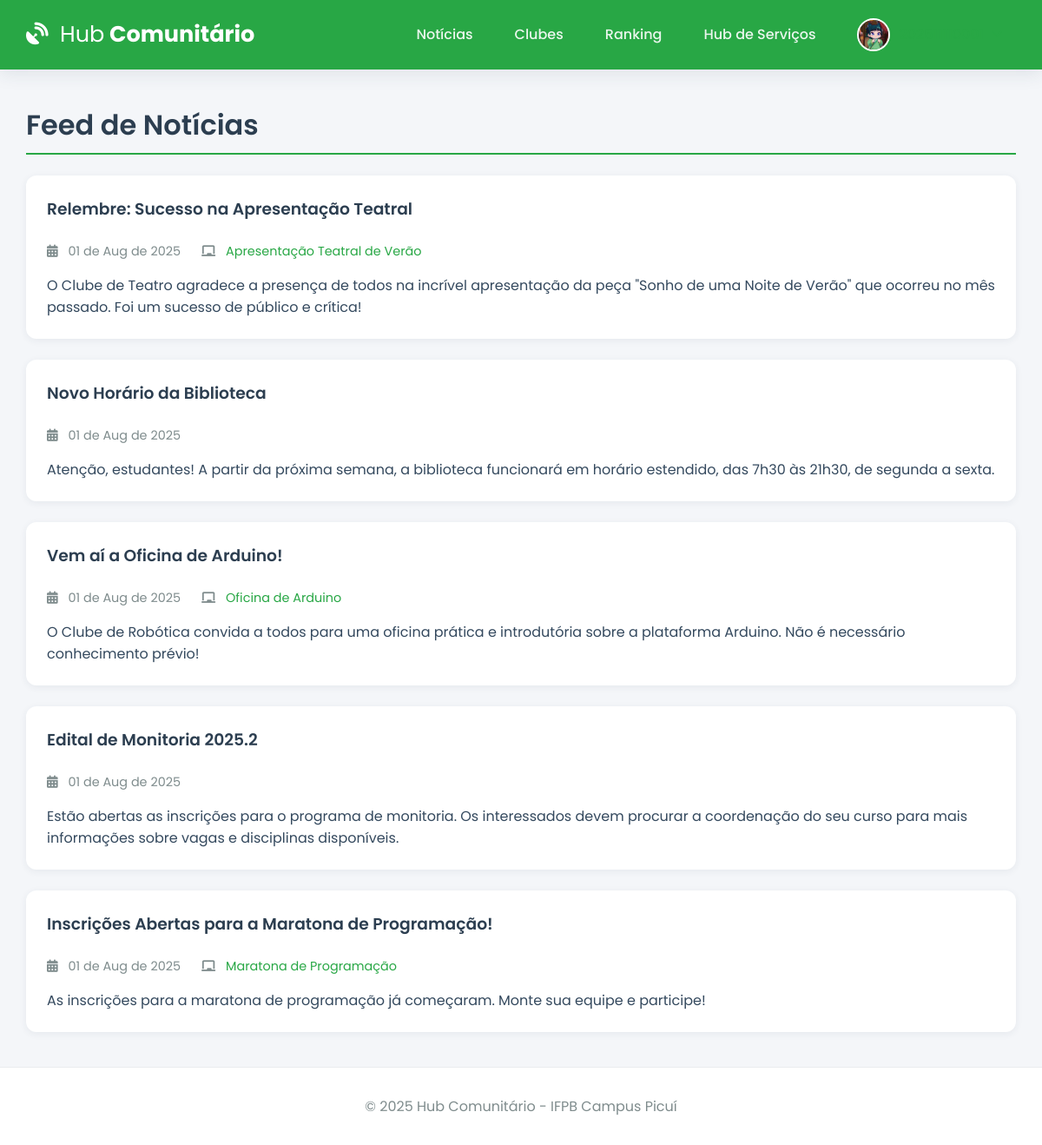
The page /noticias (signed in) on the database its author committed.
### app.py (models this page shows, shortened)
class User(db.Model):
    id = db.Column(db.Integer, primary_key=True)
    email = db.Column(db.String(120), unique=True, nullable=False)
    username = db.Column(db.String(12), unique=True, nullable=False)
    password_hash = db.Column(db.String(256), nullable=False)
    image_file = db.Column(db.String(100), nullable=False, default='default.jpg')
    eventos_inscritos = db.relationship('Evento', secondary=inscricao_evento_tabela, back_populates='alunos_inscritos', lazy='dynamic')
    clubes_membro = db.relationship('Clube', secondary=membros_clube_tabela, back_populates='membros', lazy='dynamic')
    clubes_liderados = db.relationship('Clube', backref='lider', lazy='dynamic', foreign_keys='Clube.lider_id')
    topicos_criados = db.relationship('ForumTopico', backref='autor', lazy='dynamic', cascade="all, delete-orphan")
    posts_criados = db.relationship('ForumPost', backref='autor', lazy='dynamic', cascade="all, delete-orphan")
    badges = db.relationship('Badge', secondary=user_badges_tabela, back_populates='users', lazy='dynamic')

class Noticia(db.Model):
    id = db.Column(db.Integer, primary_key=True)
    titulo = db.Column(db.String(200), nullable=False)
    conteudo = db.Column(db.Text, nullable=False)
    data_publicacao = db.Column(db.DateTime, nullable=False, default=lambda: datetime.now(timezone.utc))
    evento_id = db.Column(db.Integer, db.ForeignKey('evento.id'), nullable=True)

class Evento(db.Model):
    id = db.Column(db.Integer, primary_key=True)
    titulo = db.Column(db.String(200), nullable=False)
    descricao = db.Column(db.Text, nullable=False)
    vagas = db.Column(db.Integer, nullable=False)
    data_evento = db.Column(db.DateTime, nullable=False, default=lambda: datetime.now(timezone.utc))
    clube_id = db.Column(db.Integer, db.ForeignKey('clube.id'), nullable=False)
    alunos_inscritos = db.relationship('User', secondary=inscricao_evento_tabela, back_populates='eventos_inscritos', lazy='dynamic')
    noticias = db.relationship('Noticia', backref='evento', lazy='dynamic', cascade="all, delete-orphan")

### app.py (the view)
@app.route('/noticias')
@login_required
def noticias():
    todas_noticias = Noticia.query.order_by(Noticia.data_publicacao.desc()).all()
    return render_template('noticias.html', noticias=todas_noticias)

### app.py (called while the page is built)
@app.before_request
def load_logged_in_user():
    user_id = session.get('user_id')
    g.user = User.query.get(user_id) if user_id else None
    if user_id and g.user is None: session.clear()

def login_required(f):
    @wraps(f)
    def decorated_function(*args, **kwargs):
        if g.user is None:
            flash('Você precisa fazer login para acessar esta página.', 'warning')
            return redirect(url_for('login'))
        return f(*args, **kwargs)
    return decorated_function

@app.context_processor
def inject_utils():
    return dict(
        current_user_data=g.user,
        current_year=datetime.now(timezone.utc).year,
        timedelta=timedelta
    )

### templates/noticias.html (shortened to what this page needs)
{% extends 'base.html' %}
{% block content %}
    <h1 class="page-header">Feed de Notícias</h1>
    <div class="news-feed">
        {% for noticia in noticias %}
            <div class="card news-card">
                <div class="card-body">
                    <h3>{{ noticia.titulo }}</h3>
                    <div class="news-meta">
                        <span><i class="fas fa-calendar-alt"></i> {{ noticia.data_publicacao.strftime('%d de %b de %Y') }}</span>
                        {% if noticia.evento %}
                        <span><i class="fas fa-chalkboard"></i> <a href="{{ url_for('detalhe_evento', evento_id=noticia.evento.id) }}">{{ noticia.evento.titulo }}</a></span>
                        {% endif %}
                    </div>
                    <p>{{ noticia.conteudo }}</p>
                </div>
            </div>
        {% else %}
            <div class="card empty-state">
                <p>Nenhuma notícia publicada ainda. Volte em breve!</p>
            </div>
        {% endfor %}
    </div>
{% endblock %}

### templates/base.html (shortened to what this page needs)
<!DOCTYPE html>
<html lang="pt-br">
<head>
    <link rel="stylesheet" href="https://cdnjs.cloudflare.com/ajax/libs/font-awesome/6.5.2/css/all.min.css" />
    <link rel="stylesheet" href="{{ url_for('static', filename='css/style.css') }}">
</head>
<body>
    <header class="header">
        <div class="container">
            <nav class="navbar">
                <a class="navbar-brand" href="{{ url_for('noticias') if current_user_data else url_for('login') }}">
                    <i class="fas fa-satellite-dish"></i> <strong>Hub</strong> Comunitário
                </a>
                <div class="nav-links" id="nav-links">
                    {% if current_user_data %}
                        <a class="nav-item" href="{{ url_for('noticias') }}">Notícias</a>
                        <a class="nav-item" href="{{ url_for('clubes') }}">Clubes</a>
                        <a class="nav-item" href="{{ url_for('ranking') }}">Ranking</a>
                        <a class="nav-item" href="{{ url_for('hub_servicos') }}">Hub de Serviços</a>
                        <div class="nav-item user-menu">
                             <a class="user-menu-trigger" href="#">
                                 <img src="{{ url_for('static', filename='profile_pics/' + current_user_data.image_file) }}" class="nav-profile-image">
                                 <span>{{ current_user_data.username }}</span> <i class="fas fa-chevron-down dropdown-icon"></i>
                             </a>
                        </div>
                    {% else %}
                        <a href="{{ url_for('login') }}" class="nav-item">Entrar</a>
                        <a href="{{ url_for('register') }}" class="nav-item btn btn-outline">Registar</a>
                    {% endif %}
                </div>
            </nav>
        </div>
    </header>
    <main class="container">
        {% block content %}{% endblock %}
    </main>
    <footer class="footer">
        <p>&copy; {{ current_year }} Hub Comunitário - IFPB Campus Picuí</p>
    </footer>
</body>
</html>

### static/css/style.css (style rules this page uses)
:root { --ifpb-green: #28a745; --ifpb-green-dark: #218838; --dark-blue: #2c3e50; --light-gray: #ecf0f1; --medium-gray: #bdc3c7; --text-color: #34495e; --light-text: #7f8c8d; --background-color: #f4f6f9; --surface-color: #ffffff; --border-color: #e9ecef; --font-family-base: 'Poppins', sans-serif; --shadow-sm: 0 2px 8px rgba(44, 62, 80, 0.07); --shadow-md: 0 5px 20px rgba(44, 62, 80, 0.1); --border-radius: 12px; }
* { box-sizing: border-box; margin: 0; padding: 0; }
html { height: 100%; }
body { font-family: var(--font-family-base); background-color: var(--background-color); color: var(--text-color); display: flex; flex-direction: column; min-height: 100%; }
.container { width: 95%; max-width: 1200px; margin: 0 auto; }
main.container { flex-grow: 1; padding-top: 2.5rem; padding-bottom: 2.5rem; }
h1, h2, h3, h4 { font-weight: 600; color: var(--dark-blue); margin-bottom: 1.5rem; }
a { color: var(--ifpb-green); text-decoration: none; transition: color 0.2s; }
.header { background-color: var(--ifpb-green); padding: 0.8rem 0; box-shadow: var(--shadow-md); position: sticky; top: 0; z-index: 1000; }
.navbar { display: flex; justify-content: space-between; align-items: center; }
.navbar-brand { font-weight: 700; font-size: 1.6rem; color: var(--surface-color); }
.navbar-brand i { margin-right: 0.5rem; }
.navbar-brand strong { font-weight: 400; }
.nav-links { display: flex; align-items: center; gap: 1rem; }
.nav-item { color: rgba(255, 255, 255, 0.9); font-weight: 500; padding: 0.5rem 1rem; border-radius: var(--border-radius); transition: background-color 0.2s; }
.nav-profile-image { width: 38px; height: 38px; border-radius: 50%; margin-right: 10px; object-fit: cover; border: 2px solid var(--surface-color); }
.user-menu { position: relative; }
.user-menu-trigger { display: flex; align-items: center; cursor: pointer; }
.user-menu-trigger .dropdown-icon { font-size: 0.8em; margin-left: 0.5rem; transition: transform 0.2s; }
.card { background-color: var(--surface-color); border-radius: var(--border-radius); box-shadow: var(--shadow-sm); transition: all 0.3s ease-in-out; display: flex; flex-direction: column; height: 100%; }
.card .card-body { padding: 1.5rem; flex-grow: 1; }
.page-header { border-bottom: 2px solid var(--ifpb-green); padding-bottom: 0.5rem; }
.news-feed { display: grid; gap: 1.5rem; }
.news-card { box-shadow: var(--shadow-sm); }
.news-meta { display: flex; flex-wrap: wrap; gap: 1.5rem; font-size: 0.9rem; color: var(--light-text); margin-bottom: 1rem; }
.news-meta i { margin-right: 0.5rem; }
.footer { padding: 2rem 0; background-color: var(--surface-color); text-align: center; margin-top: auto; border-top: 1px solid var(--border-color); }
.footer p { margin: 0; color: var(--light-text); }

### rows shown on the page
User: image_file (placeholder picture)
Noticia: titulo "Relembre: Sucesso na Apresentação Teatral", data_publicacao "01 de Aug de 2025", evento.titulo "Apresentação Teatral de Verão", conteudo "O Clube de Teatro agradece a presença de todos na incrível apresentação da peça \"Sonho de uma Noite de Verão\" que ocorreu no mês passado. Foi um sucesso de público e crítica!"
Noticia: titulo "Novo Horário da Biblioteca", data_publicacao "01 de Aug de 2025", conteudo "Atenção, estudantes! A partir da próxima semana, a biblioteca funcionará em horário estendido, das 7h30 às 21h30, de segunda a sexta."
Noticia: titulo "Vem aí a Oficina de Arduino!", data_publicacao "01 de Aug de 2025", evento.titulo "Oficina de Arduino", conteudo "O Clube de Robótica convida a todos para uma oficina prática e introdutória sobre a plataforma Arduino. Não é necessário conhecimento prévio!"
Noticia: titulo "Edital de Monitoria 2025.2", data_publicacao "01 de Aug de 2025", conteudo "Estão abertas as inscrições para o programa de monitoria. Os interessados devem procurar a coordenação do seu curso para mais informações sobre vagas e disciplinas disponíveis."
Noticia: titulo "Inscrições Abertas para a Maratona de Programação!", data_publicacao "01 de Aug de 2025", evento.titulo "Maratona de Programação", conteudo "As inscrições para a maratona de programação já começaram. Monte sua equipe e participe!"
